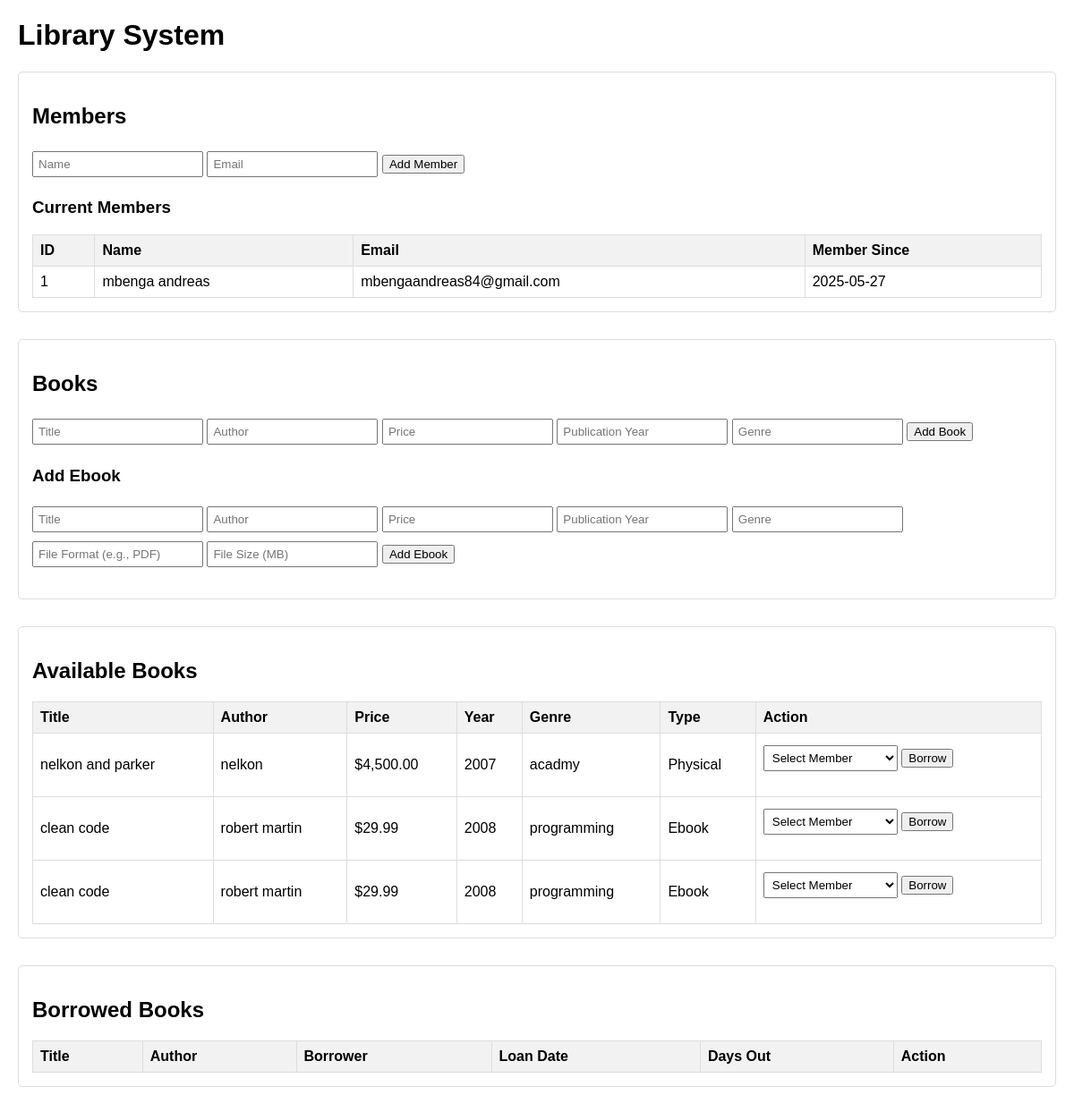
Page /library_test.php on the committed database.
### tables this page shows
CREATE TABLE `members` (
  `member_id` int(11) NOT NULL,
  `name` varchar(255) NOT NULL,
  `email` varchar(255) NOT NULL,
  `membership_date` date NOT NULL
);

CREATE TABLE `books` (
  `book_id` int(11) NOT NULL,
  `title` varchar(255) NOT NULL,
  `author` varchar(255) NOT NULL,
  `price` float NOT NULL,
  `genre` varchar(100) DEFAULT NULL,
  `publication_year` int(11) DEFAULT NULL,
  `type` enum('physical','ebook') DEFAULT 'physical',
  `file_format` varchar(50) DEFAULT NULL,
  `file_size` int(11) DEFAULT NULL
);

### classes/Member.php (called while the page is built, shortened)
<?php
class Member {
    public static function getAll() {
        $db = new Database();
        $conn = $db->connect();
        $query = "SELECT * FROM Members ORDER BY name";
        $stmt = $conn->prepare($query);
        $stmt->execute();
        return $stmt->fetchAll(PDO::FETCH_ASSOC);
    }
}
?>

### classes/Book.php (called while the page is built, shortened)
<?php
class Book extends Product implements Loanable, Discountable {
    public static function getAll() {
        $db = new Database();
        $conn = $db->connect();
        $query = "SELECT * FROM Books WHERE type = 'physical'";
        $stmt = $conn->prepare($query);
        $stmt->execute();
        return $stmt->fetchAll(PDO::FETCH_ASSOC);
    }
}
?>

### classes/Ebook.php (called while the page is built, shortened)
<?php
require_once 'Book.php';
class Ebook extends Book {
    public static function getAll() {
        $db = new Database();
        $conn = $db->connect();
        $query = "SELECT * FROM Books WHERE type = 'ebook'";
        $stmt = $conn->prepare($query);
        $stmt->execute();
        return $stmt->fetchAll(PDO::FETCH_ASSOC);
    }
}
?>

### library_test.php (the view, shortened to what this page needs)
<?php
require_once 'classes/Book.php';
require_once 'classes/Ebook.php';
require_once 'classes/Member.php';
$books = Book::getAll();
$ebooks = Ebook::getAll();
$members = Member::getAll();
?>
<!DOCTYPE html>
<html>
<head>
</head>
<body>
    <h1>Library System</h1>
    <div class="section">
        <h2>Members</h2>
        <form method="post">
            <input type="text" name="name" placeholder="Name" required>
            <input type="email" name="email" placeholder="Email" required>
            <button type="submit" name="add_member">Add Member</button>
        </form>
        <h3>Current Members</h3>
        <table>
            <tr>
                <th>ID</th>
                <th>Name</th>
                <th>Email</th>
                <th>Member Since</th>
            </tr>
            <?php foreach ($members as $member): ?>
            <tr>
                <td><?= $member['member_id'] ?></td>
                <td><?= htmlspecialchars($member['name']) ?></td>
                <td><?= htmlspecialchars($member['email']) ?></td>
                <td><?= $member['membership_date'] ?></td>
            </tr>
            <?php endforeach; ?>
        </table>
    </div>
    <div class="section">
        <h2>Books</h2>
        <form method="post">
            <input type="text" name="title" placeholder="Title" required>
            <input type="text" name="author" placeholder="Author" required>
            <input type="number" step="0.01" name="price" placeholder="Price" required>
            <input type="number" name="year" placeholder="Publication Year" required>
            <input type="text" name="genre" placeholder="Genre">
            <button type="submit" name="add_book">Add Book</button>
        </form>
        <h3>Add Ebook</h3>
        <form method="post">
            <input type="text" name="title" placeholder="Title" required>
            <input type="text" name="author" placeholder="Author" required>
            <input type="number" step="0.01" name="price" placeholder="Price" required>
            <input type="number" name="year" placeholder="Publication Year" required>
            <input type="text" name="genre" placeholder="Genre">
            <input type="text" name="format" placeholder="File Format (e.g., PDF)" required>
            <input type="number" name="size" placeholder="File Size (MB)" required>
            <button type="submit" name="add_ebook">Add Ebook</button>
        </form>
    </div>
<div class="section">
    <h2>Available Books</h2>
    <?php
    $db = new Database();
    $conn = $db->connect();
    $query = "SELECT b.* FROM Books b
             WHERE NOT EXISTS (
                 SELECT 1 FROM BookLoans bl
                 WHERE bl.book_id = b.book_id
                 AND bl.return_date IS NULL
             )";
    $stmt = $conn->prepare($query);
    $stmt->execute();
    $available_books = $stmt->fetchAll(PDO::FETCH_ASSOC);
    ?>
    <table>
        <tr>
            <th>Title</th>
            <th>Author</th>
            <th>Price</th>
            <th>Year</th>
            <th>Genre</th>
            <th>Type</th>
            <th>Action</th>
        </tr>
        <?php foreach ($available_books as $book): ?>
        <tr>
            <td><?= htmlspecialchars($book['title']) ?></td>
            <td><?= htmlspecialchars($book['author']) ?></td>
            <td>$<?= number_format($book['price'], 2) ?></td>
            <td><?= $book['publication_year'] ?></td>
            <td><?= htmlspecialchars($book['genre']) ?></td>
            <td><?= $book['type'] === 'ebook' ? 'Ebook' : 'Physical' ?></td>
            <td>
                <form method="post">
                    <select name="member_id" required style="width:150px">
                        <option value="">Select Member</option>
                    </select>
                    <button type="submit" name="borrow_book" class="btn-borrow">Borrow</button>
                </form>
            </td>
        </tr>
        <?php endforeach; ?>
    </table>
</div>
    <div class="section">
        <h2>Borrowed Books</h2>
        <table>
            <tr>
                <th>Title</th>
                <th>Author</th>
                <th>Borrower</th>
                <th>Loan Date</th>
                <th>Days Out</th>
                <th>Action</th>
            </tr>
        </table>
    </div>
</body>
</html>

### library_test.php (style rules this page uses)
body { font-family: Arial, sans-serif; margin: 20px; }
.section { margin-bottom: 30px; border: 1px solid #ddd; padding: 15px; border-radius: 5px; }
table { width: 100%; border-collapse: collapse; margin-top: 10px; }
th, td { border: 1px solid #ddd; padding: 8px; text-align: left; }
th { background-color: #f2f2f2; }
form { margin-bottom: 15px; }
input, select { margin: 5px 0; padding: 5px; }

### rows in the picture
members: member_id "1", name "mbenga andreas", email "mbengaandreas84@gmail.com", membership_date "2025-05-27"
books: title "nelkon and parker", author "nelkon", price "4,500.00", publication_year "2007", genre "acadmy", type "Physical"
books: title "clean code", author "robert martin", price "29.99", publication_year "2008", genre "programming", type "Ebook"
books: title "clean code", author "robert martin", price "29.99", publication_year "2008", genre "programming", type "Ebook"
